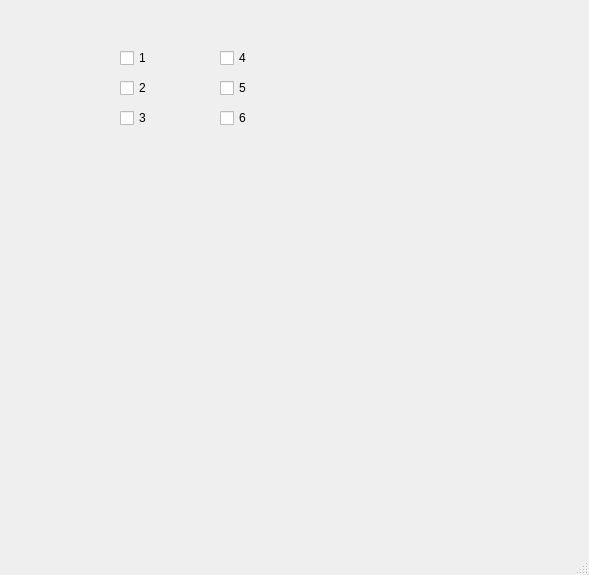
<?xml version="1.0" encoding="UTF-8"?>
<ui version="4.0">
 <class>MainWindow</class>
 <widget class="QMainWindow" name="MainWindow">
  <property name="geometry">
   <rect>
    <x>0</x>
    <y>0</y>
    <width>589</width>
    <height>575</height>
   </rect>
  </property>
  <property name="windowTitle">
   <string>MainWindow</string>
  </property>
  <widget class="QWidget" name="centralwidget">
   <widget class="QCheckBox" name="checkBox_1">
    <property name="geometry">
     <rect>
      <x>120</x>
      <y>50</y>
      <width>81</width>
      <height>16</height>
     </rect>
    </property>
    <property name="text">
     <string>1</string>
    </property>
   </widget>
   <widget class="QCheckBox" name="checkBox_2">
    <property name="geometry">
     <rect>
      <x>120</x>
      <y>80</y>
      <width>81</width>
      <height>16</height>
     </rect>
    </property>
    <property name="text">
     <string>2</string>
    </property>
   </widget>
   <widget class="QCheckBox" name="checkBox_3">
    <property name="geometry">
     <rect>
      <x>120</x>
      <y>110</y>
      <width>81</width>
      <height>16</height>
     </rect>
    </property>
    <property name="text">
     <string>3</string>
    </property>
   </widget>
   <widget class="QCheckBox" name="checkBox_4">
    <property name="geometry">
     <rect>
      <x>220</x>
      <y>50</y>
      <width>81</width>
      <height>16</height>
     </rect>
    </property>
    <property name="text">
     <string>4</string>
    </property>
   </widget>
   <widget class="QCheckBox" name="checkBox_5">
    <property name="geometry">
     <rect>
      <x>220</x>
      <y>80</y>
      <width>81</width>
      <height>16</height>
     </rect>
    </property>
    <property name="text">
     <string>5</string>
    </property>
   </widget>
   <widget class="QCheckBox" name="checkBox_6">
    <property name="geometry">
     <rect>
      <x>220</x>
      <y>110</y>
      <width>81</width>
      <height>16</height>
     </rect>
    </property>
    <property name="text">
     <string>6</string>
    </property>
   </widget>
  </widget>
  <widget class="QMenuBar" name="menubar">
   <property name="geometry">
    <rect>
     <x>0</x>
     <y>0</y>
     <width>589</width>
     <height>21</height>
    </rect>
   </property>
  </widget>
  <widget class="QStatusBar" name="statusbar"/>
 </widget>
 <resources/>
 <connections/>
</ui>
